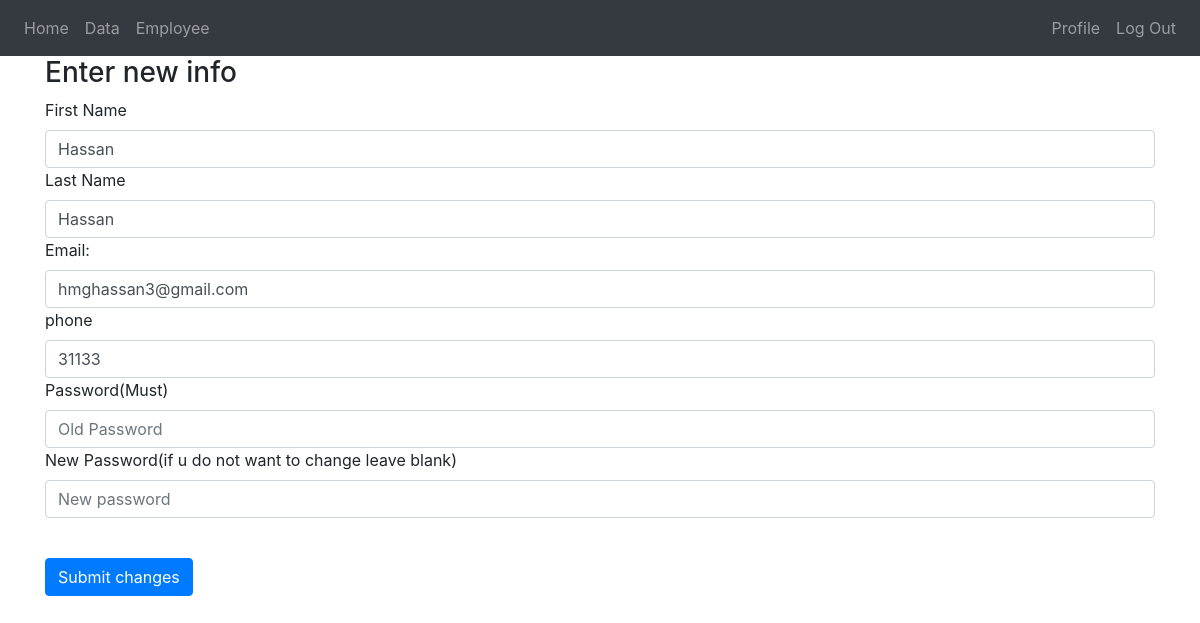
The app's page /profile (signed in) with its own data.
### Website/models.py (models this page shows)
class User(db.Model, UserMixin):
    id = db.Column(db.Integer, primary_key=True)
    first_name = db.Column(db.String(150))
    last_name = db.Column(db.String(150))
    password = db.Column(db.String(150))
    email = db.Column(db.String(150), unique=True)
    phone = db.Column(db.Integer, unique=True)

### Website/views.py (the view, shortened to what this page needs)
@views.route('/profile', methods=['GET','POST'])
def profile():
    employ = check_employee()
    return render_template("profile.html",user = current_user, Employee=employ)

### Website/__init__.py (called while the page is built)
def create_app():
    app = Flask(__name__)
    app.config['SECRET_KEY'] = 'Iamstupid'
    app.config['SQLALCHEMY_DATABASE_URI'] = f'sqlite:///{DB_NAME}'
    db.init_app(app)
    from .views import views
    from .auth import auth
    app.register_blueprint(views, url_prefix = '/')
    app.register_blueprint(auth, url_prefix='/')
    from .models import User
    create_database(app)
    login_manager = LoginManager()
    login_manager.login_view = 'auth.login'
    login_manager.init_app(app)
    @login_manager.user_loader
    def load_user(id):
            return User.query.get(int(id))
    return app

### Website/views.py (called while the page is built)
def check_employee():
    Euser = Employee.query.filter_by(email=current_user.email).first()
    if Euser:
        return True
    else:
        return False

### Website/templates/profile.html (shortened to what this page needs)
{% extends "base.html" %}
{% block content %}
<form method="POST">
    <h3 align="left">Enter new info</h3>
    <div class="form-group">
      <label for="f_name">First Name</label>
      <input
        type="text"
        class="form-control"
        id="f_name"
        name="f_name"
        placeholder={{user.first_name}}
        value={{user.first_name}}
      />
      <label for="l_name">Last Name</label>
      <input
        type="text"
        class="form-control"
        id="l_name"
        name="l_name"
        placeholder={{user.last_name}}
        value={{user.last_name}}
      />
      <label for="c_email">Email:</label>
      <input
        type="email"
        class="form-control"
        id="c_email"
        name="c_email"
        placeholder={{user.email}}
        value={{user.email}}
      />
      <label for="phone">phone</label>
      <input
        type="number"
        class="form-control"
        id="phone"
        name="phone"
        placeholder={{user.phone}}
        value={{user.phone}}
      />
      <label for="password1">Password(Must)</label>
        <input
          type="password"
          class="form-control"
          id="password1"
          name="password1"
          placeholder="Old Password"
          />
      <label for="password2">New Password(if u do not want to change leave blank)</label>
        <input
          type="password"
          class="form-control"
          id="password2"
          name="password2"
          placeholder="New password"
          value=""
        />
    </div>
    <br />
    <button type="submit" class="btn btn-primary">Submit changes</button>
</form>
  {% endblock %}

### records on screen
User: f_name "Hassan", l_name "Hassan", c_email "hmghassan3@gmail.com", phone "31133"
